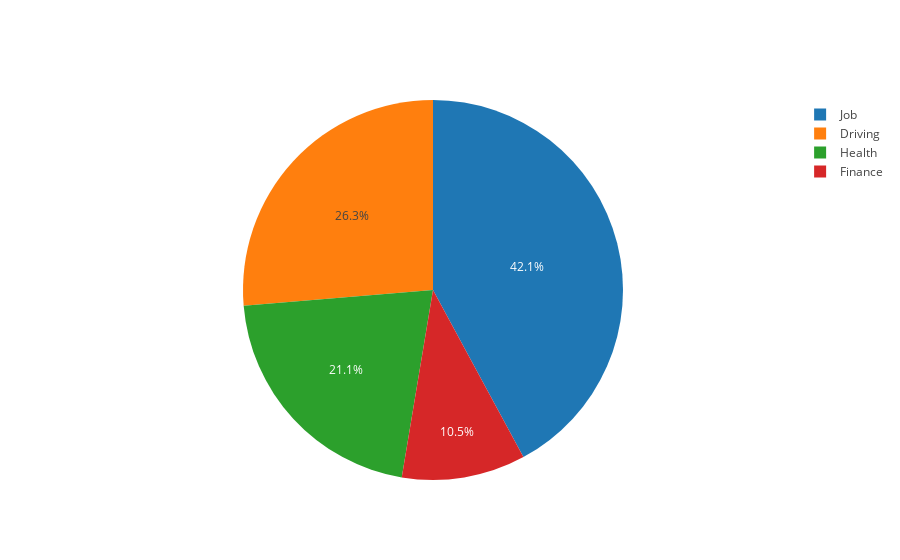

Notebook code cell kept with this figure:
### Markdown cell above
### Pie Chart
In this example, the data is grouped into the major stressor categories, _Job, Driving, Finance, and Health_, and the relative breakdown of events are shown within the chart.  If you place your mouse cursor over the pie chart sections, you can see the actual number of events and a category label appear.  Try clicking on one or more of the labels in the legend on the right to disable/enable the data on the graph.

### Code cell
plot_stress_pie(stress_stream)

### Figure 1 — Plotly figure (JSON) as saved in the notebook; plotly's stock layout.template omitted (floating-point values rounded to 4 significant figures)
{"data": [{"labels": ["Driving", "Finance", "Health", "Job"], "type": "pie", "uid": "a7c85853-0ba3-484b-88c2-2b69df71c340", "values": [5, 2, 4, 8]}], "layout": {"autosize": true}}
